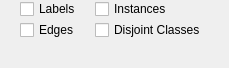
<?xml version="1.0" encoding="UTF-8"?>
<ui version="4.0">
 <class>FilterDockWidget</class>
 <widget class="QDockWidget" name="FilterDockWidget">
  <property name="geometry">
   <rect>
    <x>0</x>
    <y>0</y>
    <width>229</width>
    <height>68</height>
   </rect>
  </property>
  <property name="windowTitle">
   <string>Filter</string>
  </property>
  <widget class="QWidget" name="dockWidgetContents">
   <widget class="QCheckBox" name="checkBox">
    <property name="geometry">
     <rect>
      <x>20</x>
      <y>-1</y>
      <width>65</width>
      <height>20</height>
     </rect>
    </property>
    <property name="text">
     <string>Labels</string>
    </property>
   </widget>
   <widget class="QCheckBox" name="checkBox_2">
    <property name="geometry">
     <rect>
      <x>20</x>
      <y>20</y>
      <width>63</width>
      <height>20</height>
     </rect>
    </property>
    <property name="text">
     <string>Edges</string>
    </property>
   </widget>
   <widget class="QCheckBox" name="checkBox_3">
    <property name="geometry">
     <rect>
      <x>95</x>
      <y>-1</y>
      <width>85</width>
      <height>20</height>
     </rect>
    </property>
    <property name="text">
     <string>Instances</string>
    </property>
   </widget>
   <widget class="QCheckBox" name="checkBox_4">
    <property name="geometry">
     <rect>
      <x>95</x>
      <y>20</y>
      <width>125</width>
      <height>20</height>
     </rect>
    </property>
    <property name="text">
     <string>Disjoint Classes</string>
    </property>
   </widget>
  </widget>
 </widget>
 <resources/>
 <connections/>
</ui>
